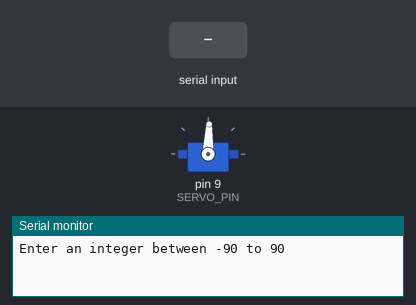
This sketch was run on a simulated Arduino Uno, built with avr-gcc and run on an emulated ATmega328P. Shown: servo, the last lines printed to the serial monitor. The test bench sets the inputs (shaded band). Servo pulses on a pin are drawn as a servo (544–2400 µs = 0–180°).

Above: at 3.2 s.
3.3 s: "90,45\n" received over Serial
At 5.3 s:
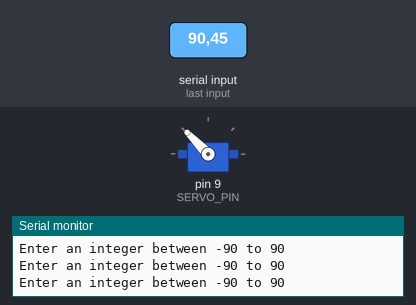
6.3 s: "30,150\n" received over Serial
At 7.1 s:
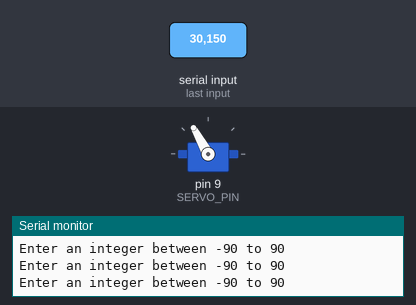
8.8 s: "90\n" received over Serial
At 9.4 s:
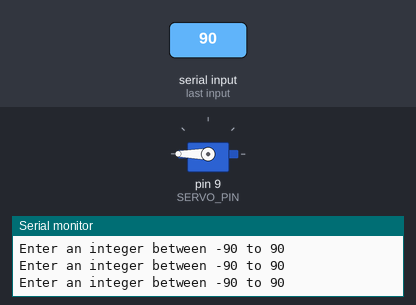
Timing chart, 0 to 12.3 s (numbered marks = the images above; inputs shaded):
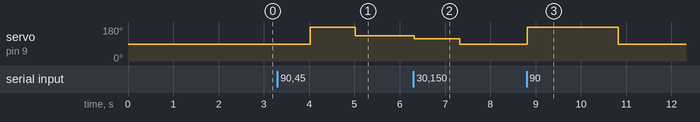

Measured:
- after the input at 3.3 s, servo on pin 9 (SERVO_PIN): 88° → 180° after 0.72 s, → 134° 1.0 s later
- after the input at 6.3 s, servo on pin 9 (SERVO_PIN): 134° → 119° at once, → 88° 1.0 s later
- after the input at 8.8 s, servo on pin 9 (SERVO_PIN): 88° → 180° at once, → 88° 2.0 s later

The sketch:

servoTest.ino
```cpp
//Servo.h相当を作ってみる

#define SERVO_PIN PB1

void myServo(int deg){
  if(-90 <= deg && deg <= 90){
    OCR1A = 2900 + 190 * deg /9 - 1;
  }
}

void setup() {
  Serial.begin(9600);
  DDRB  |= (1 << SERVO_PIN);
  // put your setup code here, to run once:
  TCCR1A = 0B10000010;
  //OC1AでPWM(非反転、比較一致でLOW)
  TCCR1B = 0B00011010;
  //WGM:高速PWM, TOPはICR1/分周比:8
  ICR1   = 40000 - 1;

  Serial.println("Enter an integer between -90 to 90");
  myServo(0);
  delay(2000);
}
int inputedDegree = 0;
void loop() {
  // put your main code here, to run repeatedly:
  if(Serial.available()){
    inputedDegree = Serial.parseInt();
    Serial.println("Enter an integer between -90 to 90");
    if(inputedDegree < -90 || 90 < inputedDegree){
      inputedDegree = 0;
    }
  }
  myServo(inputedDegree);
  delay(1000);
}
```
